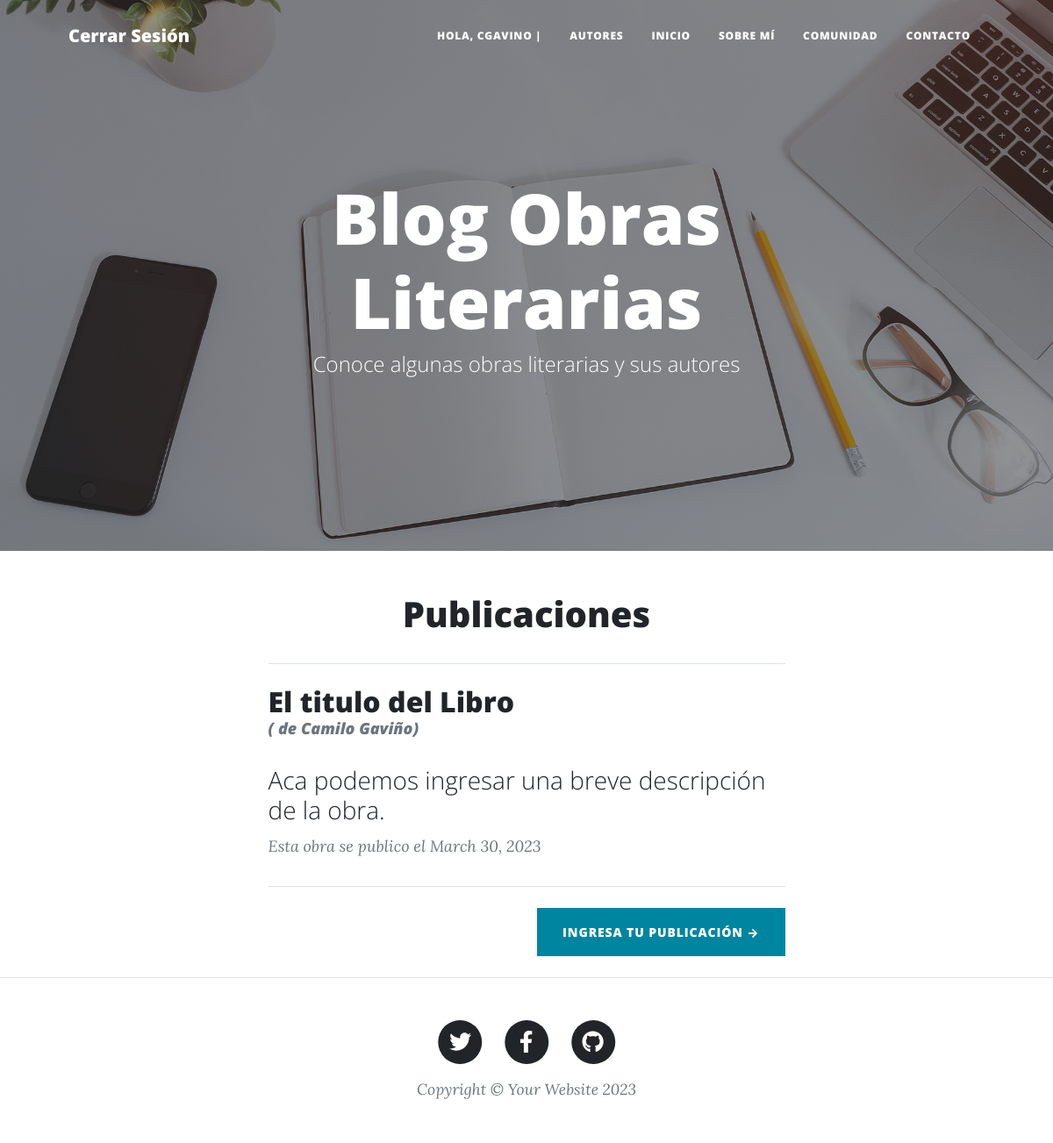
The app's page /AppProyectoFinalGavino/ (signed in) with its own data.
### AppProyectoFinalGavino/models.py (models this page shows, shortened)
class Posteo(models.Model):
    titulo = models.CharField(max_length=100, help_text='Ingresa el título')
    descripcion = models.TextField(max_length=300, help_text='Ingresa una breve descripción')
    autor = models.CharField(max_length=40)
    genero = models.CharField(max_length=40)
    fechaPublicacion = models.DateField()

### AppProyectoFinalGavino/views.py (the view)
# urls.py: path('', views.leerPosteo, name='LeerPosteo'),
def leerPosteo(request):
    posteo = Posteo.objects.all()
    contexto = {"posteo": posteo}
    return render(request, "inicio.html", contexto)

### AppProyectoFinalGavino/templates/inicio.html (shortened to what this page needs)
{% extends "padre.html" %}
{% load static %}
{% block descripcion %}
<header class="masthead" style="background-image: url('../static/AppProyectoFinalGavino/assets/img/home-bg.jpg')">
    <div class="container position-relative px-4 px-lg-5">
        <div class="row gx-4 gx-lg-5 justify-content-center">
            <div class="col-md-10 col-lg-8 col-xl-7">
                <div class="site-heading">
                    <h1>Blog Obras Literarias</h1>
                    <span class="subheading">Conoce algunas obras literarias y sus autores</span>
                </div>
            </div>
        </div>
    </div>
</header>
<div class="container px-4 px-lg-5">
    <h1 style="text-align: center;">Publicaciones</h1>
    <div class="row gx-4 gx-lg-5 justify-content-center">
        <div class="col-md-10 col-lg-8 col-xl-7">
            <hr class="my-4" />
            {% for p in posteo %}
            <li style="list-style: none;">
                <div class="post-preview">
                    <a href="newsletter"><h2>{{ p.titulo }} <div class="post-preview"><p class="post-meta">( de {{ p.autor }})</p></div></h2>
                        <h3 class="post-subtitle">{{ p.descripcion}}</h3>
                    </a>
                    <p class="post-meta">
                        Esta obra se publico
                        el {{ p.fechaPublicacion}}
                    </p>
                </div>
                <hr class="my-4" />
            </li>
            {% endfor %}
            {% if request.user.is_authenticated %}
            <div class="d-flex justify-content-end mb-4"><a class="btn btn-primary text-uppercase" href="posteoFormulario">Ingresa tu publicación →</a></div>
            {% endif %}
        </div>
    </div>
</div>
{% endblock %}

### AppProyectoFinalGavino/templates/padre.html (shortened to what this page needs)
<!DOCTYPE html>
<html lang="en">
    <head>
        {% load static %}
        <link href="{% static 'AppProyectoFinalGavino/css/styles.css' %}" rel="stylesheet" />
        <link rel="stylesheet" href="../static/AppProyectoFinalGavino/js/scripts.js">
    </head>
    <body>
        <nav class="navbar navbar-expand-lg navbar-light" id="mainNav">
            <div class="container px-4 px-lg-5">
                {% if request.user.is_authenticated %}
                <a class="navbar-brand" href="./logout">Cerrar Sesión</a>
                {% endif %}
                <div class="collapse navbar-collapse" id="navbarResponsive">
                    <ul class="navbar-nav ms-auto py-4 py-lg-0">
                        {% if request.user.is_authenticated %}
                        <li class="nav-item"><a class="nav-link px-lg-3 py-3 py-lg-4" href="editarPerfil">Hola, {{user.username}}      |</a></li>
                        <li class="nav-item"><a class="nav-link px-lg-3 py-3 py-lg-4" href="{% url 'LeerAutor' %}">Autores</a></li>
                        {% endif %}
                        <li class="nav-item"><a class="nav-link px-lg-3 py-3 py-lg-4" href="{% url 'LeerPosteo' %}">Inicio</a></li>
                        <li class="nav-item"><a class="nav-link px-lg-3 py-3 py-lg-4" href="{% url 'About' %}">Sobre Mí</a></li>
                        <li class="nav-item"><a class="nav-link px-lg-3 py-3 py-lg-4" href="{% url 'Newsletter' %}">Comunidad</a></li>
                        <li class="nav-item"><a class="nav-link px-lg-3 py-3 py-lg-4" href="{% url 'Contacto' %}">Contacto</a></li>
                    </ul>
                </div>
            </div>
        </nav>
        {% block descripcion %}{% endblock %}
        <footer class="border-top">
            <div class="container px-4 px-lg-5">
                <div class="row gx-4 gx-lg-5 justify-content-center">
                    <div class="col-md-10 col-lg-8 col-xl-7">
                        <ul class="list-inline text-center">
                            <li class="list-inline-item">
                                <a href="#!">
                                    <span class="fa-stack fa-lg">
                                        <i class="fas fa-circle fa-stack-2x"></i>
                                        <i class="fab fa-twitter fa-stack-1x fa-inverse"></i>
                                    </span>
                                </a>
                            </li>
                            <li class="list-inline-item">
                                <a href="#!">
                                    <span class="fa-stack fa-lg">
                                        <i class="fas fa-circle fa-stack-2x"></i>
                                        <i class="fab fa-facebook-f fa-stack-1x fa-inverse"></i>
                                    </span>
                                </a>
                            </li>
                            <li class="list-inline-item">
                                <a href="https://github.com/CamiloGav/ProyectoFinalGavino.git" target="_blank" rel="noopener noreferrer">
                                    <span class="fa-stack fa-lg">
                                        <i class="fas fa-circle fa-stack-2x"></i>
                                        <i class="fab fa-github fa-stack-1x fa-inverse"></i>
                                    </span>
                                </a>
                            </li>
                        </ul>
                        <div class="small text-center text-muted fst-italic">Copyright &copy; Your Website 2023</div>
                    </div>
                </div>
            </div>
        </footer>
    </body>
</html>

### records on screen
Posteo: titulo "El titulo del Libro", autor "Camilo Gaviño", descripcion "Aca podemos ingresar una breve descripción de la obra.", fechaPublicacion "March 30, 2023"

### other values on screen
{{ user.username }} "CGAVINO"
